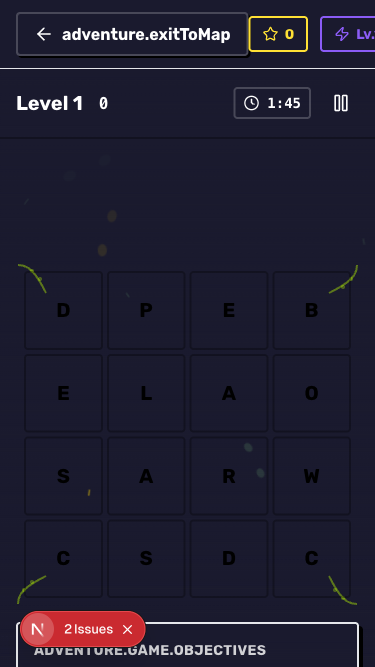
#> input picture fe-next/.playwright-mcp/adventure-mobile-test.png, 375 x 667 px; its folder holds only this picture in this run
$ python -i remove_gif_bg_chromakey_v3.py   (imports and definitions only)
#> lines starting #> are read from the running program, lines starting #| are printed output that depends on the picture
#!/usr/bin/env python3
"""
GIF background removal using chromakey with BINARY transparency only.
No feathering or smoothing - GIF format requires fully transparent or fully opaque pixels.

Usage:
    python3 scripts/remove_gif_bg_chromakey_v3.py <input.gif> [output.gif]
    python3 scripts/remove_gif_bg_chromakey_v3.py --batch <directory>
"""

import sys
import os
import argparse
from pathlib import Path
from typing import List, Tuple, Dict

try:
    import imageio.v3 as iio
    from PIL import Image
    import numpy as np
except ImportError as e:
    print(f"Error: Missing required package: {e}")
    print("Install with: pip install imageio pillow numpy")
    sys.exit(1)


def remove_color_binary(
    frame: np.ndarray,
    target_color: Tuple[int, int, int] = (0, 0, 0),
    tolerance: int = 40
) -> Image.Image:
    """
    Remove a specific color from a frame with BINARY transparency only.
    No gradients, no semi-transparent pixels - prevents GIF trails.

    Args:
        frame: Frame as numpy array
        target_color: RGB color to remove (default: black)
        tolerance: Color matching tolerance (0-255)

    Returns:
        PIL Image with binary transparent background
    """
    # Convert to PIL Image
    if len(frame.shape) == 2:
        img = Image.fromarray(frame).convert('RGBA')
    elif frame.shape[2] == 3:
        img = Image.fromarray(frame).convert('RGBA')
    elif frame.shape[2] == 4:
        img = Image.fromarray(frame).convert('RGBA')
    else:
        raise ValueError(f"Unsupported frame format: shape {frame.shape}")

    # Make a copy to ensure writability
    img = img.copy()
    pixels = img.load()
    width, height = img.size

    target_r, target_g, target_b = target_color

    # Process each pixel with BINARY transparency only
    for y in range(height):
        for x in range(width):
            r, g, b, a = pixels[x, y]

            # Simple color distance (Manhattan distance)
            color_distance = (
                abs(r - target_r) +
                abs(g - target_g) +
                abs(b - target_b)
            )

            # Binary decision: fully transparent or fully opaque
            if color_distance <= tolerance:
                # Match - make fully transparent
                pixels[x, y] = (0, 0, 0, 0)
            else:
                # No match - keep fully opaque
                pixels[x, y] = (r, g, b, 255)

    return img


# [263 lines left out: functions process_frame, extract_gif_frames, reconstruct_gif, process_gif_file, batch_process, main, not called in this run]


# [2 lines not run here, left out]

>>> import cv2
>>> picture = cv2.imread('../.playwright-mcp/adventure-mobile-test.png', cv2.IMREAD_GRAYSCALE)
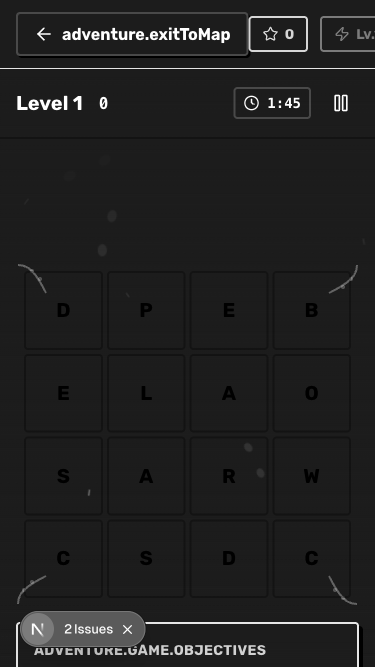
#> picture: shape (667, 375); min 0, max 255, mean 32.7
>>> result = remove_color_binary(picture)

$ run again, on fe-next/.playwright-mcp/adventure-desktop-worldmap.png
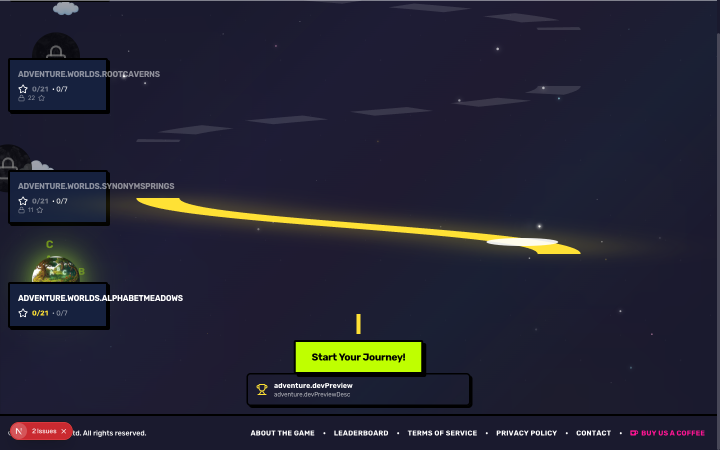
#> input picture fe-next/.playwright-mcp/adventure-desktop-worldmap.png, 1440 x 900 px (shown at 1/2 size)
#> `picture = cv2.imread('../.playwright-mcp/adventure-mobile-test.png', c..`:
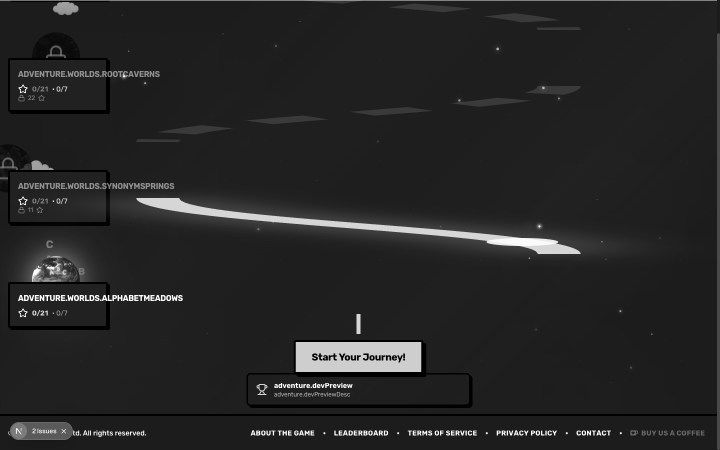
#> picture: shape (900, 1440) (shown at 1/2 size); min 0, max 255, mean 37.6
#> `result = remove_color_binary(picture)`:
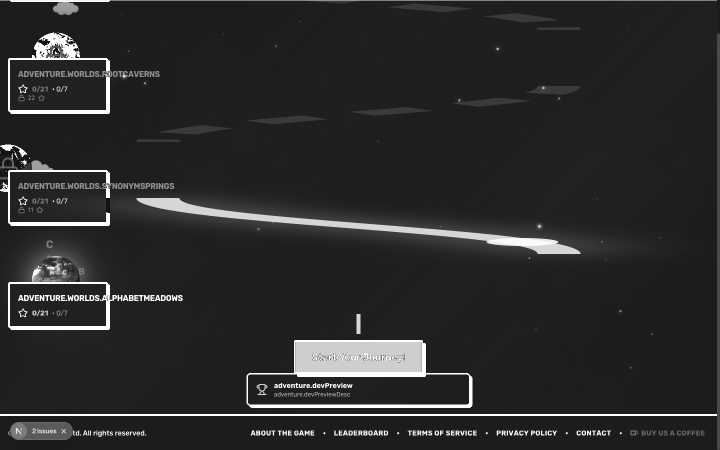
#> result: PIL image 1440x900 RGBA (shown at 1/2 size); mean R, G, B, A 37.6, 37.6, 37.6, 249.3; transparent parts drawn white
